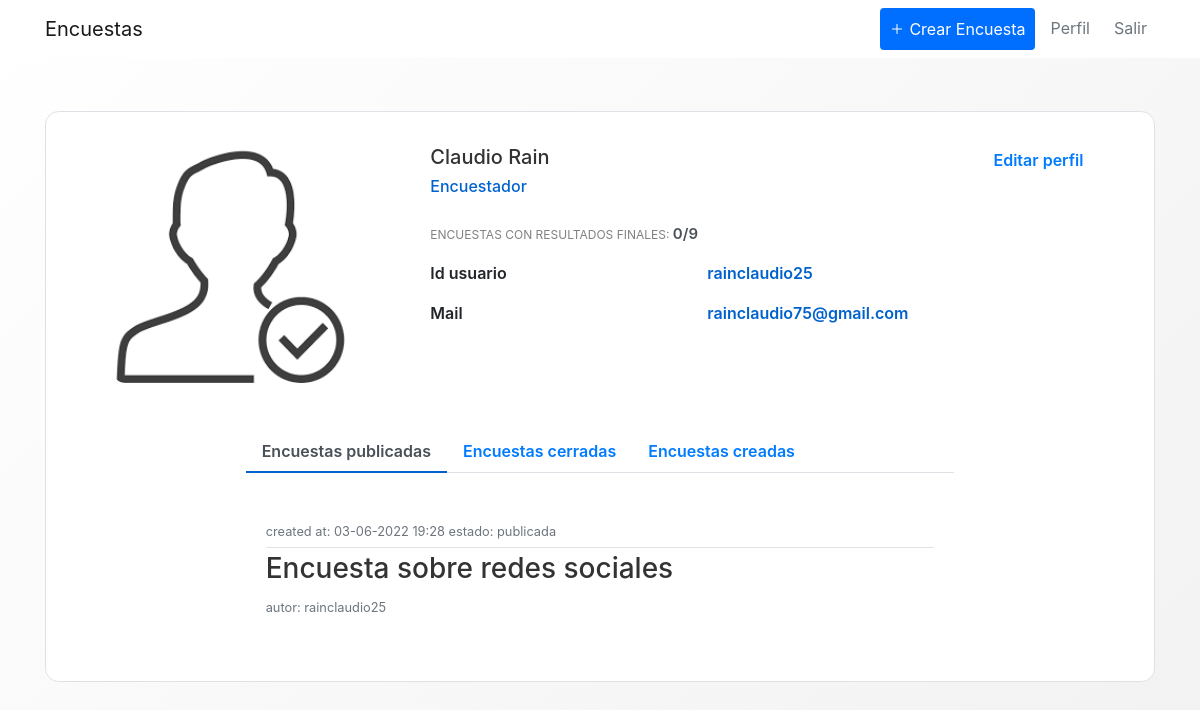
The app's page /profile (signed in) with its own data.
### encuestas/models.py (models this page shows, shortened)
class User(db.Model,UserMixin):
    id = db.Column(db.Integer, primary_key=True)
    username = db.Column(db.String(20), unique=True, nullable=False)
    name = db.Column(db.String(20), nullable=False)
    email = db.Column(db.String(120), unique=True, nullable=False)
    image_file = db.Column(db.String(20), nullable=False, default='default.jpg')
    password = db.Column(db.String(60), nullable=False)
    posts = db.relationship('Post', backref='author', lazy=True)
    tipo = db.Column(db.String(20), nullable=False)
    visible_inf = db.Column(db.String(20), nullable=False, default=True)

class Encuesta(db.Model):
    id = db.Column(db.Integer, primary_key = True)
    title = db.Column(db.String(100),nullable = False)
    description = db.Column(db.String(1000), nullable = False)
    image_file = db.Column(db.String(20), nullable=False, default='default.jpg')
    date_created = db.Column(db.DateTime, nullable = False, default = datetime.utcnow)
    date_posted = db.Column(db.DateTime, default = datetime.utcnow)
    user_id = db.Column(db.Integer, db.ForeignKey('user.id'),nullable = False)
    preguntas = db.relationship('Pregunta', backref = 'content', lazy = True)
    estado =  db.Column(db.String(100), default = "creada")

### encuestas/routes.py (the view)
@app.route("/profile", methods=['GET', 'POST'])
@login_required
def profile():
    form = updatePerfil()
    respuesta = Respuesta.query.filter_by(id_usuario = current_user.username)
    if form.validate_on_submit():
        if form.picture.data:
            picture_file = guardarfoto(form.picture.data)
            current_user.image_file = picture_file
        current_user.name = form.name.data
        current_user.email = form.email.data
        current_user.visible_inf = form.visible.data
        db.session.commit()
        flash('Tus datos han sido actualizados', 'success')
        return redirect(url_for('profile'))
    elif request.method == 'GET':
        form.name.data = current_user.name
        form.email.data = current_user.email
    lista_query= []
    encuest = {}
    for i in respuesta:
        datet =  i.date
        encuest[i.date.strftime("%d/%m/%Y %H:%M:%S")] = i.id_encuesta
        encRESP = Encuesta.query.filter_by(id = i.id_encuesta )
    for i in encuest:
        print(encuest[i])
        lista_query.append(Encuesta.query.filter_by(id = encuest[i]  ))
    if len(lista_query) ==0:
        lista_query = 0
    encPUBLIC = Encuesta.query.filter_by(user_id = current_user.username,estado = "publicada" )
    encCREATE = Encuesta.query.filter_by(user_id = current_user.username,estado = "creada" )
    encCLOSED = Encuesta.query.filter_by(user_id = current_user.username,estado = "cerrada" )
    TOTAL=len(encuest)
    TOTALC=0
    tipo = False
    perfil_usuario =  'profile_encuestado.html'
    if current_user.tipo == '1':
        tipo = True
        perfil_usuario =  'profile_encuestador.html'
        for i in encPUBLIC:
            TOTAL=TOTAL+1
        for i in encCREATE:
            TOTAL=TOTAL+1
        for i in encCLOSED:
            TOTALC=TOTALC+1
    image_file = url_for('static', filename= 'profile_pics/' + current_user.image_file)
    return render_template(perfil_usuario, title='Profile', image_file=image_file , encPUBLIC = encPUBLIC, form = form, encCREATE=encCREATE, encCLOSED=encCLOSED, TOTAL =TOTAL+TOTALC, TOTALC  =  TOTALC, tipo=tipo, lista_query=lista_query)

### encuestas/forms.py (shortened to what this page needs)
class updatePerfil(FlaskForm):
    name = StringField('Nombre',
                           validators=[DataRequired(), Length(min=2, max=20)])
    email = StringField('Email',
                        validators=[DataRequired(), Email()])
    submit = SubmitField('Actualiza tu información')
    picture = FileField('Actualiza foto de perfil', validators=[FileAllowed(['jpg','png'])])
    visible = BooleanField('Sí, quiero mi información visible en el perfil', default=True)

### encuestas/models.py (called while the page is built)
@login_manager_.user_loader
def load_user(user_id):
    return User.query.get(int(user_id))

### encuestas/templates/profile_encuestador.html (shortened to what this page needs)
{% extends "layout.html" %}
{% block content %}
<link href="//maxcdn.bootstrapcdn.com/bootstrap/4.1.1/css/bootstrap.min.css" rel="stylesheet" id="bootstrap-css">
<div class="container emp-profile border">
                <div class="row">
                    <div class="col-md-4">
                        <div class="profile-img  rounded-circle ">
                            <img src = "{{image_file}}" alt=""/>
                        </div>
                    </div>
                    <div class="col-md-6">
                        <div class="profile-head">
                                    <h5>
                                        {{current_user.name}}
                                    </h5>
                                    <h6>
                                        {% if tipo %}
                                            Encuestador
                                        {%    else %}
                                            Encuestado
                                        {%    endif %}
                                    </h6>
                                    <p class="proile-rating">ENCUESTAS CON RESULTADOS FINALES: <span>{{TOTALC}}/{{TOTAL}}</span></p>
                                    <div class="tab-content profile-tab" id="myTabContent">
                                        {% if current_user.visible_inf == '1' %}
                                        <div class="tab-pane fade show active" id="home" role="tabpanel" aria-labelledby="home-tab">
                                            <div class="row tab-pane fade show active " id="home" role="tabpanel" aria-labelledby="home-tab">
                                                <div class="col-md-6">
                                                    <label>Id usuario</label>
                                                </div>
                                                <div class="col-md-6">
                                                    <p>{{current_user.username}}</p>
                                                </div>
                                                <div class="col-md-6">
                                                    <label>Mail</label>
                                                </div>
                                                <div class="col-md-6">
                                                    <p>{{current_user.email}}</p>
                                                </div>
                                            </div>
                                        </div>
                                        {%    endif %}
                                    </div>
                        </div>
                    </div>
                    <div class="col-md-2">
                        <input  type="button" value="Editar perfil" class="profile-edit-btn btn-outline-primary" id="btn"  >
                    </div>
                </div>
                <div class="row-md-2">
                    <br>
                    <br>
                </div>
                <div class="row">
                    <div class="col-md-2">
                    </div>
                    <div class="col-md-8 profile-head">
                        <ul class="nav nav-tabs" id="myTab" role="tablist">
                            <li class="nav-item">
                                <a class="nav-link active" id="open-tab" data-toggle="tab" href="#open" role="tab" aria-controls="open" aria-selected="true">Encuestas publicadas</a>
                            </li>
                            <li class="nav-item">
                                <a class="nav-link" id="profile-tab" data-toggle="tab" href="#close" role="tab" aria-controls="close" aria-selected="false">Encuestas cerradas</a>
                            </li>
                            <li class="nav-item">
                                <a class="nav-link" id="profile-tab" data-toggle="tab" href="#created" role="tab" aria-controls="created" aria-selected="false">Encuestas creadas</a>
                            </li>
                        </ul>
                        <div class="tab-content profile-tab" id="myTabContent">
                            <div class="tab-pane fade show active" id="open" role="tabpanel" aria-labelledby="open-tab">
                                        <div class="column">
                                            <div class="row-md-5">
                                            {% for encuesta in encPUBLIC %}
                                            <article class="media content-section">
                                                <div class="media-body">
                                                    <div class="article-metadata">
                                                        <small class="text-muted">
                                                            created at: {{encuesta.date_created.strftime('%d-%m-%Y %H:%M')}}
                                                        </small>
                                                        <small class="text-muted">
                                                            estado: {{encuesta.estado}}
                                                        </small>
                                                    </div>
                                                        <h2>
                                                            <a class="article-title"
                                                            href="{{ url_for('encuesta', encuesta_id=encuesta.id)}}"> <h3>{{ encuesta.title }} </h3></a>
                                                        </h2>
                                                        <small class="text-muted">
                                                            autor: {{encuesta.user_id}}
                                                        </small>
                                                    </div>
                                                </article>
                                                {% endfor %}
                                            </div>
                                        </div>
                            </div>
                        </div>
                    </div>
                </div>
        </div>
        {% endblock content %}

### encuestas/static/main.css (style rules this page uses)
body { font-family: "Roboto", sans-serif; font-weight: 400; background: #fafafa; color: #333; margin-top: 3.4rem; box-sizing: border-box; }
h1, h2, h3, h4, h5, h6 { color: #444444; }
.container { max-width: 70%; }
.content-section { background: #ffffff; padding: 10px 20px; border-radius: 3px; margin-bottom: 20px; }
.article-title { color: #333; }
.article-metadata { padding-bottom: 5px; margin-bottom: 4px; border-bottom: 1px solid #e3e3e3; }
html, body { width: 100%; height: 100%; }
body { background: linear-gradient(-45deg, #ffffff, #e4e4e4, #ffffff); background-size: 400% 400%; animation: gradient 15s ease; }
.emp-profile { padding: 3%; margin-top: 10%; margin-bottom: 10%; border-radius: 0.85rem; background: #fff; }
.profile-img { text-align: center; }
.profile-img img { width: 70%; height: 100%; border-radius: 0.85rem; }
.profile-head h5 { color: #333; }
.profile-head h6 { color: #0062cc; }
.profile-edit-btn { border: none; border-radius: 1.5rem; width: 70%; padding: 2%; font-weight: 600; color: #6c757d; cursor: pointer; }
.proile-rating { font-size: 12px; color: #818182; margin-top: 5%; }
.proile-rating span { color: #495057; font-size: 15px; font-weight: 600; }
.profile-head .nav-tabs { margin-bottom: 5%; }
.profile-head .nav-tabs .nav-link { font-weight: 600; border: none; }
.profile-head .nav-tabs .nav-link.active { border: none; border-bottom: 2px solid #0062cc; }
.profile-tab label { font-weight: 600; }
.profile-tab p { font-weight: 600; color: #0062cc; }

### records on screen
User: name "Claudio Rain", username "rainclaudio25", email "rainclaudio75@gmail.com"
Encuesta: date_created "03-06-2022 19:28", estado "publicada", title "Encuesta sobre redes sociales", user_id "rainclaudio25"

### other values on screen
{{ TOTALC }} "0"
{{ TOTAL }} "9"
